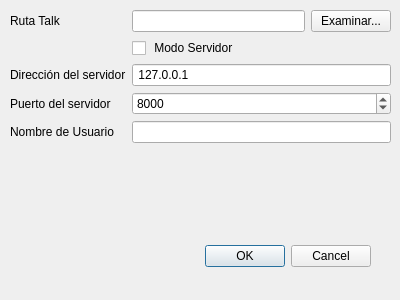
<?xml version="1.0" encoding="UTF-8"?>
<ui version="4.0">
 <class>Configurar</class>
 <widget class="QDialog" name="Configurar">
  <property name="geometry">
   <rect>
    <x>0</x>
    <y>0</y>
    <width>400</width>
    <height>300</height>
   </rect>
  </property>
  <property name="windowTitle">
   <string>Dialog</string>
  </property>
  <widget class="QDialogButtonBox" name="buttonBox">
   <property name="geometry">
    <rect>
     <x>30</x>
     <y>240</y>
     <width>341</width>
     <height>32</height>
    </rect>
   </property>
   <property name="orientation">
    <enum>Qt::Horizontal</enum>
   </property>
   <property name="standardButtons">
    <set>QDialogButtonBox::Cancel|QDialogButtonBox::Ok</set>
   </property>
  </widget>
  <widget class="QWidget" name="formLayoutWidget">
   <property name="geometry">
    <rect>
     <x>10</x>
     <y>10</y>
     <width>381</width>
     <height>221</height>
    </rect>
   </property>
   <layout class="QFormLayout" name="formLayout">
    <item row="1" column="0">
     <widget class="QLabel" name="label">
      <property name="text">
       <string>Ruta Talk</string>
      </property>
     </widget>
    </item>
    <item row="1" column="1">
     <layout class="QHBoxLayout" name="horizontalLayout">
      <item>
       <widget class="QLineEdit" name="ruta_talk"/>
      </item>
      <item>
       <widget class="QPushButton" name="examinar">
        <property name="text">
         <string>Examinar...</string>
        </property>
       </widget>
      </item>
     </layout>
    </item>
    <item row="2" column="1">
     <widget class="QCheckBox" name="activar_servidor">
      <property name="text">
       <string> Modo Servidor</string>
      </property>
     </widget>
    </item>
    <item row="3" column="0">
     <widget class="QLabel" name="etiqueta_server">
      <property name="text">
       <string>Dirección del servidor</string>
      </property>
     </widget>
    </item>
    <item row="3" column="1">
     <widget class="QLineEdit" name="direc_server">
      <property name="text">
       <string> 127.0.0.1</string>
      </property>
     </widget>
    </item>
    <item row="5" column="1">
     <widget class="QLineEdit" name="usuario"/>
    </item>
    <item row="4" column="0">
     <widget class="QLabel" name="label_3">
      <property name="text">
       <string>Puerto del servidor</string>
      </property>
     </widget>
    </item>
    <item row="5" column="0">
     <widget class="QLabel" name="label_4">
      <property name="text">
       <string>Nombre de Usuario</string>
      </property>
     </widget>
    </item>
    <item row="4" column="1">
     <widget class="QSpinBox" name="puerto">
      <property name="minimum">
       <number>1025</number>
      </property>
      <property name="maximum">
       <number>65525</number>
      </property>
      <property name="value">
       <number>8000</number>
      </property>
     </widget>
    </item>
   </layout>
  </widget>
 </widget>
 <resources/>
 <connections>
  <connection>
   <sender>buttonBox</sender>
   <signal>accepted()</signal>
   <receiver>Configurar</receiver>
   <slot>accept()</slot>
   <hints>
    <hint type="sourcelabel">
     <x>248</x>
     <y>254</y>
    </hint>
    <hint type="destinationlabel">
     <x>157</x>
     <y>274</y>
    </hint>
   </hints>
  </connection>
  <connection>
   <sender>buttonBox</sender>
   <signal>rejected()</signal>
   <receiver>Configurar</receiver>
   <slot>reject()</slot>
   <hints>
    <hint type="sourcelabel">
     <x>316</x>
     <y>260</y>
    </hint>
    <hint type="destinationlabel">
     <x>286</x>
     <y>274</y>
    </hint>
   </hints>
  </connection>
 </connections>
</ui>
